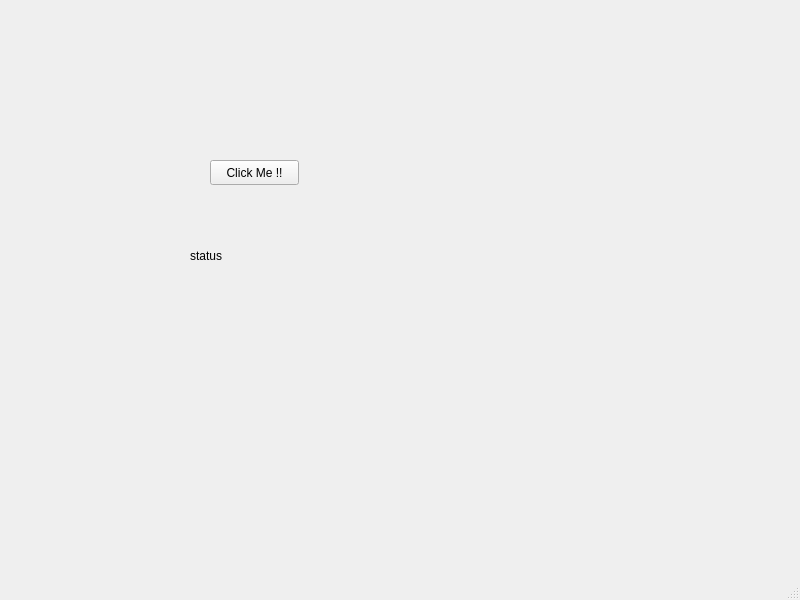
<?xml version="1.0" encoding="UTF-8"?>
<ui version="4.0">
 <class>MainWindow</class>
 <widget class="QMainWindow" name="MainWindow">
  <property name="geometry">
   <rect>
    <x>0</x>
    <y>0</y>
    <width>800</width>
    <height>600</height>
   </rect>
  </property>
  <property name="windowTitle">
   <string>MainWindow</string>
  </property>
  <widget class="QWidget" name="centralwidget">
   <widget class="QPushButton" name="pushButtonClose">
    <property name="geometry">
     <rect>
      <x>210</x>
      <y>160</y>
      <width>89</width>
      <height>25</height>
     </rect>
    </property>
    <property name="text">
     <string>Click Me !!</string>
    </property>
   </widget>
   <widget class="QLabel" name="label">
    <property name="geometry">
     <rect>
      <x>190</x>
      <y>230</y>
      <width>131</width>
      <height>51</height>
     </rect>
    </property>
    <property name="text">
     <string>status</string>
    </property>
   </widget>
  </widget>
  <widget class="QMenuBar" name="menubar">
   <property name="geometry">
    <rect>
     <x>0</x>
     <y>0</y>
     <width>800</width>
     <height>22</height>
    </rect>
   </property>
  </widget>
  <widget class="QStatusBar" name="statusbar"/>
 </widget>
 <resources/>
 <connections/>
</ui>
